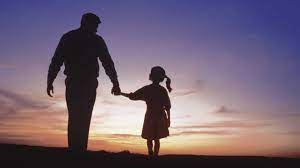
#> input picture dad.jpg, 300 x 168 px, found by its file name
$ jupyter execute 'LGM_Task2(Image_to_pencil_sketch ).ipynb'   (shell and % lines are left out)
#> lines starting #> are read from the running program, lines starting #| are printed output that depends on the picture
### Let's Grow More (LGMVIP) - "DATA SCIENCE INTERN"
### LGMVIP AUGUST 2022
### NAME: PRAGATI PRASAD
### BEGINNER LEVEL TASK
### TASK-2:Image to Pencil Sketch with Python
We need to read the image in RBG format and then convert it to a grayscale image. This will turn an image into a classic black and white photo. Then the next thing to do is invert the grayscale image also called negative image, this will be our inverted grayscale image. Inversion can be used to enhance details. Then we can finally create the pencil sketch by mixing the grayscale image with the inverted blurry image. This can be done by dividing the grayscale image by the inverted blurry image. Since images are just arrays, we can easily do this programmatically using the divide function from the cv2 library in Python. For this task i used image of a Father&Daughter.

### import cv2 nd read the image

[cell 1]
import cv2
import matplotlib.pyplot as plt

[cell 2]
from google.colab.patches import cv2_imshow

[cell 3]
image = cv2.imread("/content/dad.jpg")
#> image is the input picture: shape (168, 300, 3); mean B, G, R 116.6, 99.6, 116.5
cv2_imshow(image)

### Read the image in RGB format

[cell 4]
rgb = cv2.cvtColor(image,cv2.COLOR_BGR2RGB)
cv2_imshow(rgb)

### Convert the rgb image to grayscale.

[cell 5]
gray_scale = cv2.cvtColor(rgb,cv2.COLOR_BGR2GRAY)
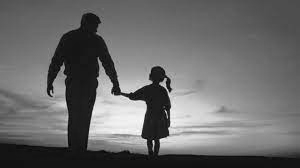
#> gray_scale: shape (168, 300); min 3, max 252, mean 106.6
cv2_imshow(gray_scale)

### inverted grayscale image/ negative image

[cell 6]
inverted_gray_scale = 225 - gray_scale
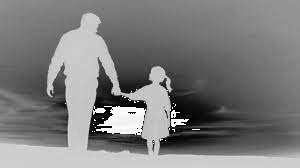
#> inverted_gray_scale: shape (168, 300); min 0, max 255, mean 124.5
cv2_imshow(inverted_gray_scale)

[cell 7]
blur_image = cv2.GaussianBlur(inverted_gray_scale,(21,21),0)
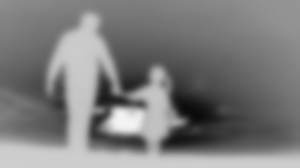
#> blur_image: shape (168, 300); min 10, max 244, mean 124.5
cv2_imshow(blur_image)

### inverted blur image

[cell 8]
inverted_blur = 255 - blur_image
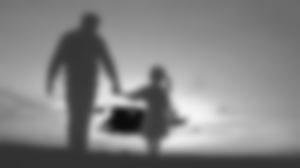
#> inverted_blur: shape (168, 300); min 11, max 245, mean 130.5
cv2_imshow(inverted_blur)

### pencil sketch

[cell 9]
pencil_sketch = cv2.divide(gray_scale,inverted_blur,scale = 255)
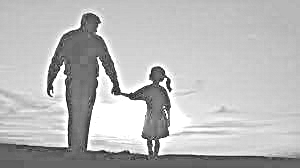
#> pencil_sketch: shape (168, 300); min 6, max 255, mean 185
cv2_imshow(pencil_sketch)
